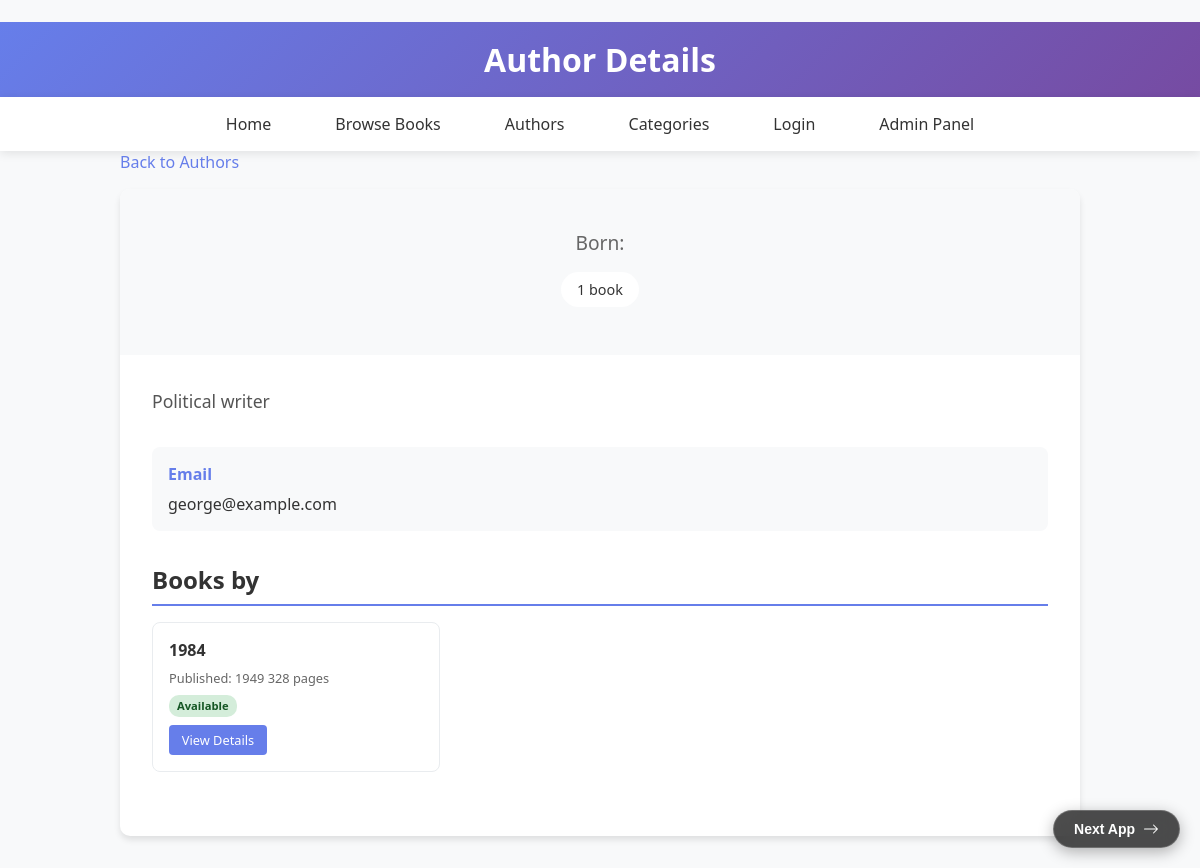
The app's page /q15/authors/2/ with its own data.
### q15/models.py (models this page shows, shortened)
class Author(models.Model):
    first_name = models.CharField(max_length=100)
    last_name = models.CharField(max_length=100)
    email = models.EmailField(unique=True)
    bio = models.TextField(blank=True)
    birth_date = models.DateField(null=True, blank=True)
    is_active = models.BooleanField(default=True)
    created_at = models.DateTimeField(auto_now_add=True)
    class Meta:
        ordering = ['last_name', 'first_name']

class Book(models.Model):
    STATUS_CHOICES = [
        ('available', 'Available'),
        ('borrowed', 'Borrowed'),
        ('reserved', 'Reserved'),
        ('maintenance', 'Under Maintenance'),
    ]
    title = models.CharField(max_length=200)
    authors = models.ManyToManyField(Author, related_name='books')
    publisher = models.ForeignKey(Publisher, on_delete=models.SET_NULL, null=True, blank=True)
    categories = models.ManyToManyField(Category, related_name='books')
    isbn = models.CharField(max_length=13, unique=True, blank=True)
    publication_date = models.DateField()
    pages = models.PositiveIntegerField()
    price = models.DecimalField(max_digits=10, decimal_places=2)
    description = models.TextField(blank=True)
    cover_image = models.ImageField(upload_to='book_covers/', blank=True, null=True)
    status = models.CharField(max_length=20, choices=STATUS_CHOICES, default='available')
    stock_quantity = models.PositiveIntegerField(default=1)
    created_at = models.DateTimeField(auto_now_add=True)
    updated_at = models.DateTimeField(auto_now=True)
    class Meta:
        ordering = ['-publication_date']

### q15/views.py (the view)
# urls.py: path("authors/<int:author_id>/", views.author_detail, name="author_detail"),
def author_detail(request, author_id):
    author = get_object_or_404(Author, id=author_id)
    books = author.books.select_related('publisher').order_by('-publication_date')
    context = {
        'author': author,
        'books': books,
    }
    return render(request, "author_detail.html", context)

### q15/templates/author_detail.html (shortened to what this page needs)
﻿<!DOCTYPE html>
<html lang="en">
<head>
</head>
<body>
<a href="/q19/" style="position: fixed; bottom: 20px; right: 20px; z-index: 9999; text-decoration: none; padding: 10px 20px; background: rgba(0, 0, 0, 0.7); backdrop-filter: blur(10px); -webkit-backdrop-filter: blur(10px); border: 1px solid rgba(255,255,255,0.2); border-radius: 30px; color: #fff; font-family: sans-serif; font-weight: 600; font-size: 14px; box-shadow: 0 4px 15px rgba(0,0,0,0.3); transition: all 0.3s ease; display: flex; align-items: center; gap: 8px;">
    Next App
    <svg xmlns="http://www.w3.org/2000/svg" width="16" height="16" fill="currentColor" viewBox="0 0 16 16"><path fill-rule="evenodd" d="M1 8a.5.5 1 0 1 .5-.5h11.793l-3.147-3.146a.5.5 0 0 1 .708-.708l4 4a.5.5 0 0 1 0 .708l-4 4a.5.5 0 0 1-.708-.708L13.293 8.5H1.5A.5.5 0 0 1 1 8z"/></svg>
</a>
  <div class="header">
    <div class="container">
      <h1> Author Details</h1>
    </div>
  </div>
  <nav class="nav">
    <div class="container">
      <ul class="nav-links">
        <li><a href="/q15/">Home</a></li>
        <li><a href="/q15/books/">Browse Books</a></li>
        <li><a href="/q15/authors/">Authors</a></li>
        <li><a href="/q15/categories/">Categories</a></li>
        {% if user.is_authenticated %}
          <li><a href="/q15/my-loans/">My Loans</a></li>
          <li><a href="/accounts/logout/">Logout ({{ user.username }})</a></li>
        {% else %}
          <li><a href="/accounts/login/">Login</a></li>
        {% endif %}
        <li><a href="/admin/" target="_blank">Admin Panel</a></li>
      </ul>
    </div>
  </nav>
  <div class="container">
    <a href="/q15/authors/" class="back-link"> Back to Authors</a>
    <div class="author-detail">
      <div class="author-header">
        <div class="author-birth">Born: {{ author.birth_date|date:"F j, Y" }}</div>
        <div class="author-stats">
          <div class="stat-item">{{ author.books.count }} book{{ author.books.count|pluralize }}</div>
        </div>
      </div>
      <div class="author-content">
        {% if author.bio %}
        <div class="author-bio">{{ author.bio }}</div>
        {% endif %}
        <div class="author-details">
          {% if author.email %}
          <div class="detail-item">
            <div class="detail-label">Email</div>
            <div class="detail-value">{{ author.email }}</div>
          </div>
          {% endif %}
        </div>
        <div class="books-section">
          <h3 class="section-title">Books by {{ author.name }}</h3>
          {% if author.books.all %}
          <div class="books-grid">
            {% for book in author.books.all %}
            <div class="book-card">
              <div class="book-title">
                <a href="/q15/books/{{ book.id }}/">{{ book.title }}</a>
              </div>
              <div class="book-meta">
                Published: {{ book.publication_date|date:"Y" }}  {{ book.pages }} pages
              </div>
              <div class="book-status status-{{ book.status }}">{{ book.get_status_display }}</div>
              <div class="book-actions">
                <a href="/q15/books/{{ book.id }}/" class="btn">View Details</a>
              </div>
            </div>
            {% endfor %}
          </div>
          {% else %}
          <div class="no-books">
            <p>No books available for this author.</p>
          </div>
          {% endif %}
        </div>
      </div>
    </div>
  </div>
</body>
</html>

### q15/templates/author_detail.html (style rules this page uses)
* { margin: 0; padding: 0; box-sizing: border-box; }
body { font-family: "Segoe UI", Tahoma, Geneva, Verdana, sans-serif; background: #f8f9fa; color: #333; }
.header { background: linear-gradient(135deg, #667eea 0%, #764ba2 100%); color: white; padding: 1rem 0; text-align: center; }
.nav { background: white; box-shadow: 0 2px 10px rgba(0,0,0,0.1); padding: 1rem 0; }
.nav-links { display: flex; justify-content: center; gap: 2rem; list-style: none; }
.nav-links a { text-decoration: none; color: #333; font-weight: 500; padding: 0.5rem 1rem; border-radius: 5px; transition: all 0.3s; }
.container { max-width: 1000px; margin: 0 auto; padding: 0 20px; }
.author-detail { background: white; border-radius: 10px; box-shadow: 0 4px 6px rgba(0,0,0,0.1); overflow: hidden; margin-bottom: 2rem; }
.author-header { background: #f8f9fa; padding: 2rem; text-align: center; }
.author-birth { font-size: 1.2rem; color: #666; margin-bottom: 1rem; }
.author-stats { display: flex; justify-content: center; gap: 2rem; margin-bottom: 1rem; }
.stat-item { background: white; padding: 0.5rem 1rem; border-radius: 20px; font-size: 0.9rem; }
.author-content { padding: 2rem; }
.author-bio { font-size: 1.1rem; line-height: 1.6; margin-bottom: 2rem; color: #555; }
.author-details { display: grid; grid-template-columns: repeat(auto-fit, minmax(200px, 1fr)); gap: 1rem; margin-bottom: 2rem; }
.detail-item { background: #f8f9fa; padding: 1rem; border-radius: 8px; }
.detail-label { font-weight: bold; color: #667eea; margin-bottom: 0.5rem; }
.detail-value { color: #333; }
.books-section { margin-bottom: 2rem; }
.section-title { font-size: 1.5rem; font-weight: bold; color: #333; margin-bottom: 1rem; border-bottom: 2px solid #667eea; padding-bottom: 0.5rem; }
.books-grid { display: grid; grid-template-columns: repeat(auto-fill, minmax(250px, 1fr)); gap: 1rem; }
.book-card { background: white; border: 1px solid #e9ecef; border-radius: 8px; padding: 1rem; transition: box-shadow 0.3s; }
.book-title { font-weight: bold; color: #333; margin-bottom: 0.5rem; font-size: 1rem; }
.book-title a { color: #333; text-decoration: none; }
.book-meta { font-size: 0.8rem; color: #666; margin-bottom: 0.5rem; }
.book-status { display: inline-block; padding: 0.2rem 0.5rem; border-radius: 10px; font-size: 0.7rem; font-weight: bold; }
.status-available { background: #d4edda; color: #155724; }
.book-actions { margin-top: 0.5rem; }
.btn { background: #667eea; color: white; padding: 0.4rem 0.8rem; border: none; border-radius: 4px; cursor: pointer; text-decoration: none; display: inline-block; transition: background 0.3s; font-size: 0.8rem; }
.back-link { display: inline-block; margin-bottom: 1rem; color: #667eea; text-decoration: none; }

### records on screen
Author: books.count "1", bio "Political writer", email "george@example.com"
Book: title "1984", publication_date "1949", pages "328", status "Available"
